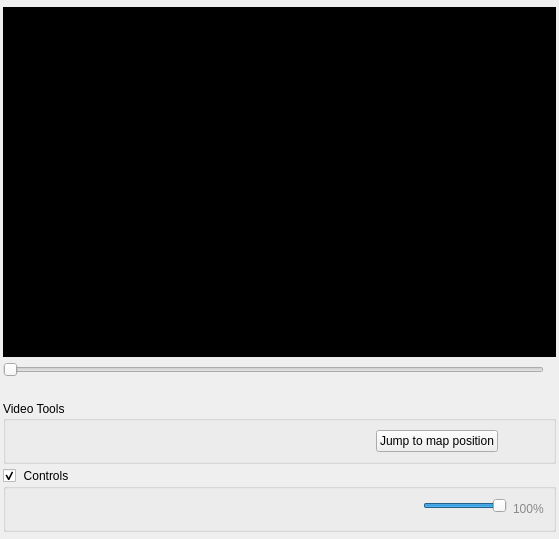
  <widget class="QWidget" name="centralwidget">
   <layout class="QVBoxLayout" name="verticalLayout">
    <property name="spacing">
     <number>5</number>
    </property>
    <property name="leftMargin">
     <number>3</number>
    </property>
    <property name="topMargin">
     <number>7</number>
    </property>
    <property name="rightMargin">
     <number>3</number>
    </property>
    <property name="bottomMargin">
     <number>7</number>
    </property>
    <item>
     <widget class="VideoWidget" name="videoWidget" native="true">
      <property name="sizePolicy">
       <sizepolicy hsizetype="Expanding" vsizetype="Expanding">
        <horstretch>3</horstretch>
        <verstretch>3</verstretch>
       </sizepolicy>
      </property>
      <property name="minimumSize">
       <size>
        <width>0</width>
        <height>350</height>
       </size>
      </property>
      <property name="mouseTracking">
       <bool>true</bool>
      </property>
      <property name="contextMenuPolicy">
       <enum>Qt::CustomContextMenu</enum>
      </property>
      <property name="toolTip">
       <string/>
      </property>
      <property name="styleSheet">
       <string notr="true">QWidget {
 background-color:black;
 } </string>
      </property>
     </widget>
    </item>
    <item>
     <layout class="QHBoxLayout" name="horizontalLayout_2">
      <item>
       <widget class="QSlider" name="sliderDuration">
        <property name="sizePolicy">
         <sizepolicy hsizetype="Expanding" vsizetype="Fixed">
          <horstretch>0</horstretch>
          <verstretch>0</verstretch>
         </sizepolicy>
        </property>
        <property name="minimum">
         <number>0</number>
        </property>
        <property name="maximum">
         <number>100</number>
        </property>
        <property name="orientation">
         <enum>Qt::Horizontal</enum>
        </property>
       </widget>
      </item>
      <item>
       <widget class="QLabel" name="labelDuration">
        <property name="text">
         <string/>
        </property>
       </widget>
      </item>
     </layout>
    </item>
    <item>
     <widget class="QLabel" name="lb_prec_ts">
      <property name="text">
       <string/>
      </property>
      <property name="alignment">
       <set>Qt::AlignRight|Qt::AlignTrailing|Qt::AlignVCenter</set>
      </property>
     </widget>
    </item>
    <item>
     <widget class="QGroupBox" name="groupBox">
      <property name="title">
       <string>Video Tools</string>
      </property>
      <layout class="QHBoxLayout" name="horizontalLayout_3">
       <item>
        <spacer name="horizontalSpacer_2">
         <property name="orientation">
          <enum>Qt::Horizontal</enum>
         </property>
         <property name="sizeHint" stdset="0">
          <size>
           <width>40</width>
           <height>20</height>
          </size>
         </property>
        </spacer>
       </item>
       <item>
        <widget class="QLabel" name="lb_cursor_coord">
         <property name="text">
          <string/>
         </property>
         <property name="alignment">
          <set>Qt::AlignCenter</set>
         </property>
        </widget>
       </item>
       <item>
        <widget class="QPushButton" name="btn_jump_position">
         <property name="text">
          <string>Jump to map position</string>
         </property>
        </widget>
       </item>
       <item>
        <widget class="QPushButton" name="btn_CaptureFrame">
         <property name="cursor">
          <cursorShape>PointingHandCursor</cursorShape>
         </property>
         <property name="toolTip">
          <string>&lt;html&gt;&lt;head/&gt;&lt;body&gt;&lt;p&gt;Capture current frame&lt;/p&gt;&lt;/body&gt;&lt;/html&gt;</string>
         </property>
         <property name="text">
          <string/>
         </property>
         <property name="icon">
          <iconset resource="resources.qrc">
           <normaloff>:/imgFMV/images/screenshot.png</normaloff>:/imgFMV/images/screenshot.png</iconset>
         </property>
         <property name="shortcut">
          <string>Ctrl+Q</string>
         </property>
         <property name="flat">
          <bool>true</bool>
         </property>
        </widget>
       </item>
      </layout>
     </widget>
    </item>
    <item>
     <widget class="QGroupBox" name="gb_PlayerControls">
      <property name="sizePolicy">
       <sizepolicy hsizetype="Preferred" vsizetype="Fixed">
        <horstretch>0</horstretch>
        <verstretch>0</verstretch>
       </sizepolicy>
      </property>
      <property name="maximumSize">
       <size>
        <width>16777215</width>
        <height>16777215</height>
       </size>
      </property>
      <property name="styleSheet">
       <string notr="true">QGroupBox::indicator {
                 width: 13px;
                 height: 13px;
            }  
           QGroupBox::indicator:unchecked {
                 image: url(:/imgFMV/images/up.png);
            }
           QGroupBox::indicator:checked {
               image: url(:/imgFMV/images/down.png);
                }</string>
      </property>
      <property name="title">
       <string>Controls</string>
      </property>
      <property name="flat">
       <bool>true</bool>
      </property>
      <property name="checkable">
       <bool>true</bool>
      </property>
      <layout class="QHBoxLayout" name="horizontalLayout">
       <item>
        <widget class="QPushButton" name="btn_previous">
         <property name="cursor">
          <cursorShape>PointingHandCursor</cursorShape>
         </property>
         <property name="toolTip">
          <string>&lt;html&gt;&lt;head/&gt;&lt;body&gt;&lt;p&gt;Start Of Media&lt;/p&gt;&lt;/body&gt;&lt;/html&gt;</string>
         </property>
         <property name="text">
          <string/>
         </property>
         <property name="icon">
          <iconset resource="resources.qrc">
           <normaloff>:/imgFMV/images/skip-previous.png</normaloff>:/imgFMV/images/skip-previous.png</iconset>
         </property>
         <property name="shortcut">
          <string>Ctrl+Left</string>
         </property>
         <property name="flat">
          <bool>true</bool>
         </property>
        </widget>
       </item>
       <item>
        <widget class="QPushButton" name="btn_rewind">
         <property name="cursor">
          <cursorShape>PointingHandCursor</cursorShape>
         </property>
         <property name="toolTip">
          <string>&lt;html&gt;&lt;head/&gt;&lt;body&gt;&lt;p&gt;Rewind&lt;/p&gt;&lt;/body&gt;&lt;/html&gt;</string>
         </property>
         <property name="text">
          <string/>
         </property>
         <property name="icon">
          <iconset resource="resources.qrc">
           <normaloff>:/imgFMV/images/fast-rewind.png</normaloff>:/imgFMV/images/fast-rewind.png</iconset>
         </property>
         <property name="shortcut">
          <string>Left</string>
         </property>
         <property name="checkable">
          <bool>false</bool>
         </property>
         <property name="flat">
          <bool>true</bool>
         </property>
        </widget>
       </item>
       <item>
        <widget class="QPushButton" name="btn_stop">
         <property name="cursor">
          <cursorShape>PointingHandCursor</cursorShape>
         </property>
         <property name="toolTip">
          <string>&lt;html&gt;&lt;head/&gt;&lt;body&gt;&lt;p&gt;Stop&lt;/p&gt;&lt;/body&gt;&lt;/html&gt;</string>
         </property>
         <property name="text">
          <string/>
         </property>
         <property name="icon">
          <iconset resource="resources.qrc">
           <normaloff>:/imgFMV/images/stop.png</normaloff>:/imgFMV/images/stop.png</iconset>
         </property>
         <property name="shortcut">
          <string>Ctrl+S</string>
         </property>
         <property name="flat">
          <bool>true</bool>
         </property>
        </widget>
       </item>
       <item>
        <widget class="QPushButton" name="btn_play">
         <property name="cursor">
          <cursorShape>PointingHandCursor</cursorShape>
         </property>
         <property name="toolTip">
          <string>&lt;html&gt;&lt;head/&gt;&lt;body&gt;&lt;p&gt;Play/Pause&lt;/p&gt;&lt;/body&gt;&lt;/html&gt;</string>
         </property>
         <property name="text">
          <string/>
         </property>
         <property name="icon">
          <iconset resource="resources.qrc">
           <normaloff>:/imgFMV/images/play-arrow.png</normaloff>:/imgFMV/images/play-arrow.png</iconset>
         </property>
         <property name="shortcut">
          <string>Ctrl+P</string>
         </property>
         <property name="flat">
          <bool>true</bool>
         </property>
        </widget>
       </item>
       <item>
        <widget class="QPushButton" name="btn_forward">
         <property name="cursor">
          <cursorShape>PointingHandCursor</cursorShape>
         </property>
         <property name="toolTip">
          <string>&lt;html&gt;&lt;head/&gt;&lt;body&gt;&lt;p&gt;Forward&lt;/p&gt;&lt;/body&gt;&lt;/html&gt;</string>
         </property>
         <property name="text">
          <string/>
         </property>
         <property name="icon">
          <iconset resource="resources.qrc">
           <normaloff>:/imgFMV/images/fast-forward.png</normaloff>:/imgFMV/images/fast-forward.png</iconset>
         </property>
         <property name="shortcut">
          <string>Right</string>
         </property>
         <property name="checkable">
          <bool>false</bool>
         </property>
         <property name="autoDefault">
          <bool>true</bool>
         </property>
         <property name="flat">
          <bool>true</bool>
         </property>
        </widget>
       </item>
       <item>
        <widget class="QPushButton" name="btn_next">
         <property name="cursor">
          <cursorShape>PointingHandCursor</cursorShape>
         </property>
         <property name="toolTip">
          <string>&lt;html&gt;&lt;head/&gt;&lt;body&gt;&lt;p&gt;End Of Media&lt;/p&gt;&lt;/body&gt;&lt;/html&gt;</string>
         </property>
         <property name="text">
          <string/>
         </property>
         <property name="icon">
          <iconset resource="resources.qrc">
           <normaloff>:/imgFMV/images/skip-next.png</normaloff>:/imgFMV/images/skip-next.png</iconset>
         </property>
         <property name="shortcut">
          <string>Ctrl+Right</string>
         </property>
         <property name="flat">
          <bool>true</bool>
         </property>
        </widget>
       </item>
       <item>
        <widget class="QPushButton" name="btn_repeat">
         <property name="cursor">
          <cursorShape>PointingHandCursor</cursorShape>
         </property>
         <property name="toolTip">
          <string>&lt;html&gt;&lt;head/&gt;&lt;body&gt;&lt;p&gt;Repeat&lt;/p&gt;&lt;/body&gt;&lt;/html&gt;</string>
         </property>
         <property name="text">
          <string/>
         </property>
         <property name="icon">
          <iconset resource="resources.qrc">
           <normaloff>:/imgFMV/images/repeat.png</normaloff>:/imgFMV/images/repeat.png</iconset>
         </property>
         <property name="shortcut">
          <string>Ctrl+L</string>
         </property>
         <property name="checkable">
          <bool>true</bool>
         </property>
         <property name="flat">
          <bool>true</bool>
         </property>
        </widget>
       </item>
       <item>
        <spacer name="horizontalSpacer">
         <property name="orientation">
          <enum>Qt::Horizontal</enum>
         </property>
         <property name="sizeHint" stdset="0">
          <size>
           <width>40</width>
           <height>20</height>
          </size>
         </property>
        </spacer>
       </item>
       <item>
        <layout class="QFormLayout" name="formLayout">
         <property name="fieldGrowthPolicy">
          <enum>QFormLayout::AllNonFixedFieldsGrow</enum>
         </property>
         <item row="0" column="0">
          <widget class="QPushButton" name="btn_volume">
           <property name="cursor">
            <cursorShape>PointingHandCursor</cursorShape>
           </property>
           <property name="contextMenuPolicy">
            <enum>Qt::NoContextMenu</enum>
           </property>
           <property name="toolTip">
            <string>&lt;html&gt;&lt;head/&gt;&lt;body&gt;&lt;p&gt;Mute/Unmute&lt;/p&gt;&lt;/body&gt;&lt;/html&gt;</string>
           </property>
           <property name="statusTip">
            <string/>
           </property>
           <property name="whatsThis">
            <string/>
           </property>
           <property name="text">
            <string/>
           </property>
           <property name="icon">
            <iconset resource="resources.qrc">
             <normaloff>:/imgFMV/images/volume_up.png</normaloff>:/imgFMV/images/volume_up.png</iconset>
           </property>
           <property name="shortcut">
            <string>Ctrl+U</string>
           </property>
           <property name="flat">
            <bool>true</bool>
           </property>
          </widget>
         </item>
         <item row="0" column="1">
          <widget class="QSlider" name="volumeSlider">
           <property name="toolTip">
            <string>&lt;html&gt;&lt;head/&gt;&lt;body&gt;&lt;p&gt;Volume&lt;/p&gt;&lt;/body&gt;&lt;/html&gt;</string>
           </property>
           <property name="maximum">
            <number>100</number>
           </property>
           <property name="value">
            <number>100</number>
           </property>
           <property name="orientation">
            <enum>Qt::Horizontal</enum>
           </property>
          </widget>
         </item>
        </layout>
       </item>
       <item>
        <widget class="QLabel" name="v_label">
         <property name="styleSheet">
          <string notr="true">color: #898989</string>
         </property>
         <property name="text">
          <string>100%</string>
         </property>
        </widget>
       </item>
      </layout>
     </widget>
    </item>
   </layout>
  </widget>
